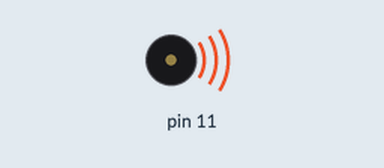
Recording of a sketch running on a simulated Arduino Uno, built with avr-gcc and run on an emulated ATmega328P. Parts: buzzer (waves = sounding).

Above: at 1.1 s.
At 8.1 s:
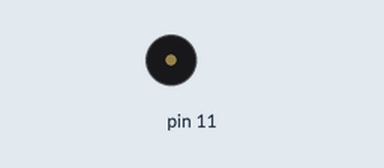
Timing chart, 0 to 10.7 s (numbered marks = the images above):
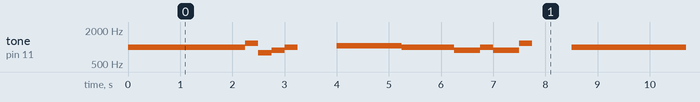

Measured:
- by itself, tone on pin 11: plays 988 Hz for 2.3 s, 1175 Hz for 0.25 s, 784 Hz for 0.25 s, 880 Hz for 0.25 s, 988 Hz for 0.25 s, 1047 Hz for 1.3 s … (173 notes in this stretch)

The sketch:

passive_buzzer.ino
```cpp
//www.elegoo.com
//2016.12.08

#include "pitches.h"


// notes in the melody:
int melody[] = {NOTE_B5, NOTE_B5, NOTE_B5, NOTE_B5, NOTE_B5, NOTE_B5,
				NOTE_B5, NOTE_B5, NOTE_B5, NOTE_D6, NOTE_G5, NOTE_A5,
				NOTE_B5, 0, 0, 0, NOTE_C6, NOTE_C6, NOTE_C6, NOTE_C6,
				NOTE_C6, NOTE_B5, NOTE_B5, NOTE_B5, NOTE_B5, NOTE_A5,
				NOTE_A5, NOTE_B5, NOTE_A5, NOTE_A5, NOTE_D6, 0, 0, 0,
				NOTE_B5, NOTE_B5, NOTE_B5, NOTE_B5, NOTE_B5, NOTE_B5,
				NOTE_B5, NOTE_B5, NOTE_B5, NOTE_D6, NOTE_G5, NOTE_A5,
				NOTE_B5, 0, 0, 0, NOTE_C6, NOTE_C6, NOTE_C6, NOTE_C6,
				NOTE_C6, NOTE_B5, NOTE_B5, NOTE_B5, NOTE_B5, NOTE_D6,
				NOTE_D6, NOTE_C6, NOTE_B5, NOTE_A5, NOTE_A5};
int duration = 250;  // 200 miliseconds

void setup() {}

void loop() {
    for (int thisNote = 0; thisNote < 65; thisNote++) {
	   // pin8 output the voice, every scale is 0.5 sencond
	   tone(11, melody[thisNote], duration);

	   // Output the voice after several minutes
	   delay(250);
    }

    // restart after two seconds
    delay(200);
}
```
